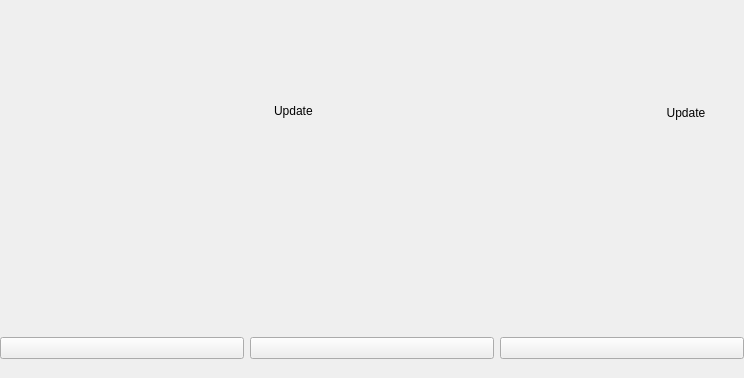
<?xml version="1.0" encoding="UTF-8"?>
<ui version="4.0">
 <class>aboutWidget</class>
 <widget class="QWidget" name="aboutWidget">
  <property name="geometry">
   <rect>
    <x>0</x>
    <y>0</y>
    <width>744</width>
    <height>360</height>
   </rect>
  </property>
  <property name="windowTitle">
   <string>Dialog</string>
  </property>
  <layout class="QVBoxLayout" name="verticalLayout">
   <property name="spacing">
    <number>0</number>
   </property>
   <property name="margin">
    <number>0</number>
   </property>
   <item>
    <widget class="QFrame" name="horizontalFrame">
     <property name="sizePolicy">
      <sizepolicy hsizetype="Minimum" vsizetype="MinimumExpanding">
       <horstretch>0</horstretch>
       <verstretch>0</verstretch>
      </sizepolicy>
     </property>
     <layout class="QGridLayout" name="gridLayout">
      <item row="2" column="2" rowspan="4">
       <widget class="QStackedWidget" name="stackedWidget">
        <property name="sizePolicy">
         <sizepolicy hsizetype="Preferred" vsizetype="MinimumExpanding">
          <horstretch>10</horstretch>
          <verstretch>10</verstretch>
         </sizepolicy>
        </property>
        <property name="lineWidth">
         <number>0</number>
        </property>
        <property name="currentIndex">
         <number>0</number>
        </property>
        <widget class="QWidget" name="blablaPage">
         <property name="sizePolicy">
          <sizepolicy hsizetype="Preferred" vsizetype="MinimumExpanding">
           <horstretch>0</horstretch>
           <verstretch>0</verstretch>
          </sizepolicy>
         </property>
         <layout class="QVBoxLayout" name="verticalLayout_2">
          <property name="margin">
           <number>0</number>
          </property>
          <item>
           <widget class="QWidget" name="update" native="true">
            <layout class="QHBoxLayout" name="updateLayout">
             <item>
              <widget class="QLabel" name="UpdateLabel">
               <property name="sizePolicy">
                <sizepolicy hsizetype="MinimumExpanding" vsizetype="Minimum">
                 <horstretch>0</horstretch>
                 <verstretch>0</verstretch>
                </sizepolicy>
               </property>
               <property name="styleSheet">
                <string notr="true">margin-bottom: 8px;margin-top: 4px;</string>
               </property>
               <property name="text">
                <string>Update</string>
               </property>
              </widget>
             </item>
             <item>
              <widget class="QPushButton" name="checkUpdates">
               <property name="sizePolicy">
                <sizepolicy hsizetype="Minimum" vsizetype="Minimum">
                 <horstretch>0</horstretch>
                 <verstretch>0</verstretch>
                </sizepolicy>
               </property>
               <property name="text">
                <string>Update</string>
               </property>
               <property name="flat">
                <bool>true</bool>
               </property>
              </widget>
             </item>
            </layout>
           </widget>
          </item>
          <item>
           <widget class="QLabel" name="MainBlabla">
            <property name="sizePolicy">
             <sizepolicy hsizetype="MinimumExpanding" vsizetype="MinimumExpanding">
              <horstretch>0</horstretch>
              <verstretch>0</verstretch>
             </sizepolicy>
            </property>
            <property name="styleSheet">
             <string notr="true">padding-right: 20px;</string>
            </property>
            <property name="alignment">
             <set>Qt::AlignLeading|Qt::AlignLeft|Qt::AlignTop</set>
            </property>
            <property name="wordWrap">
             <bool>true</bool>
            </property>
            <property name="openExternalLinks">
             <bool>true</bool>
            </property>
           </widget>
          </item>
         </layout>
        </widget>
        <widget class="QTextEdit" name="licensePage">
         <property name="font">
          <font>
           <family>Courier</family>
           <pointsize>9</pointsize>
          </font>
         </property>
         <property name="frameShadow">
          <enum>QFrame::Plain</enum>
         </property>
         <property name="textInteractionFlags">
          <set>Qt::TextSelectableByKeyboard|Qt::TextSelectableByMouse</set>
         </property>
        </widget>
        <widget class="QTextEdit" name="authorsPage">
         <property name="frameShadow">
          <enum>QFrame::Plain</enum>
         </property>
         <property name="textInteractionFlags">
          <set>Qt::NoTextInteraction</set>
         </property>
        </widget>
        <widget class="QTextEdit" name="creditPage">
         <property name="frameShadow">
          <enum>QFrame::Plain</enum>
         </property>
         <property name="textInteractionFlags">
          <set>Qt::LinksAccessibleByKeyboard|Qt::LinksAccessibleByMouse</set>
         </property>
        </widget>
       </widget>
      </item>
      <item row="0" column="0" rowspan="6">
       <widget class="QLabel" name="VLCcone">
        <property name="sizePolicy">
         <sizepolicy hsizetype="Minimum" vsizetype="Minimum">
          <horstretch>0</horstretch>
          <verstretch>0</verstretch>
         </sizepolicy>
        </property>
        <property name="minimumSize">
         <size>
          <width>247</width>
          <height>300</height>
         </size>
        </property>
        <property name="autoFillBackground">
         <bool>false</bool>
        </property>
        <property name="lineWidth">
         <number>0</number>
        </property>
        <property name="text">
         <string/>
        </property>
        <property name="textFormat">
         <enum>Qt::PlainText</enum>
        </property>
        <property name="pixmap">
         <pixmap>:/logo/vlc256.png</pixmap>
        </property>
        <property name="scaledContents">
         <bool>false</bool>
        </property>
        <property name="margin">
         <number>20</number>
        </property>
       </widget>
      </item>
      <item row="0" column="2">
       <widget class="QLabel" name="title">
        <property name="sizePolicy">
         <sizepolicy hsizetype="MinimumExpanding" vsizetype="Preferred">
          <horstretch>0</horstretch>
          <verstretch>0</verstretch>
         </sizepolicy>
        </property>
        <property name="minimumSize">
         <size>
          <width>0</width>
          <height>50</height>
         </size>
        </property>
        <property name="baseSize">
         <size>
          <width>0</width>
          <height>0</height>
         </size>
        </property>
        <property name="alignment">
         <set>Qt::AlignBottom|Qt::AlignLeading|Qt::AlignLeft</set>
        </property>
       </widget>
      </item>
      <item row="1" column="2">
       <widget class="QLabel" name="version">
        <property name="sizePolicy">
         <sizepolicy hsizetype="Minimum" vsizetype="Maximum">
          <horstretch>0</horstretch>
          <verstretch>0</verstretch>
         </sizepolicy>
        </property>
        <property name="cursor">
         <cursorShape>PointingHandCursor</cursorShape>
        </property>
        <property name="styleSheet">
         <string notr="true">margin-bottom: 6px;</string>
        </property>
        <property name="text">
         <string/>
        </property>
       </widget>
      </item>
     </layout>
    </widget>
   </item>
   <item>
    <widget class="QFrame" name="footer">
     <property name="sizePolicy">
      <sizepolicy hsizetype="Preferred" vsizetype="Minimum">
       <horstretch>0</horstretch>
       <verstretch>0</verstretch>
      </sizepolicy>
     </property>
     <property name="minimumSize">
      <size>
       <width>0</width>
       <height>60</height>
      </size>
     </property>
     <layout class="QHBoxLayout" name="horizontalLayout_2">
      <property name="margin">
       <number>0</number>
      </property>
      <item>
       <widget class="QPushButton" name="authorsButton">
        <property name="cursor">
         <cursorShape>PointingHandCursor</cursorShape>
        </property>
       </widget>
      </item>
      <item>
       <widget class="QPushButton" name="licenseButton">
        <property name="cursor">
         <cursorShape>PointingHandCursor</cursorShape>
        </property>
       </widget>
      </item>
      <item>
       <widget class="QPushButton" name="creditsButton">
        <property name="cursor">
         <cursorShape>PointingHandCursor</cursorShape>
        </property>
       </widget>
      </item>
     </layout>
    </widget>
   </item>
  </layout>
 </widget>
 <resources/>
 <connections/>
</ui>
